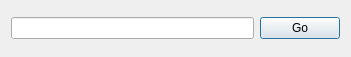
<?xml version="1.0" encoding="UTF-8"?>
<ui version="4.0">
 <class>GoToDialog</class>
 <widget class="QDialog" name="GoToDialog">
  <property name="geometry">
   <rect>
    <x>0</x>
    <y>0</y>
    <width>351</width>
    <height>57</height>
   </rect>
  </property>
  <property name="windowTitle">
   <string>Go To Line</string>
  </property>
  <layout class="QVBoxLayout" name="verticalLayout">
   <item>
    <layout class="QHBoxLayout" name="horizontalLayout">
     <item>
      <widget class="QLineEdit" name="lineEdit"/>
     </item>
     <item>
      <widget class="QPushButton" name="pushButton">
       <property name="text">
        <string>Go</string>
       </property>
      </widget>
     </item>
    </layout>
   </item>
  </layout>
 </widget>
 <resources/>
 <connections/>
</ui>
